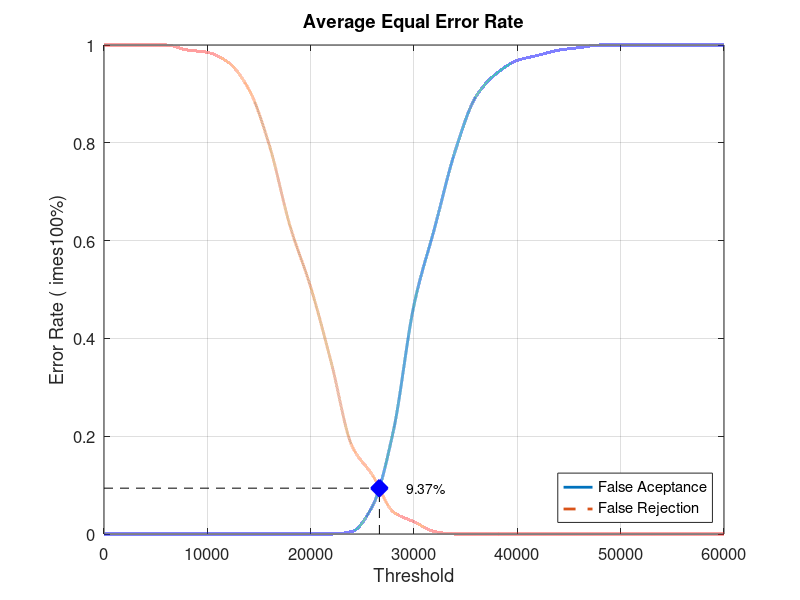
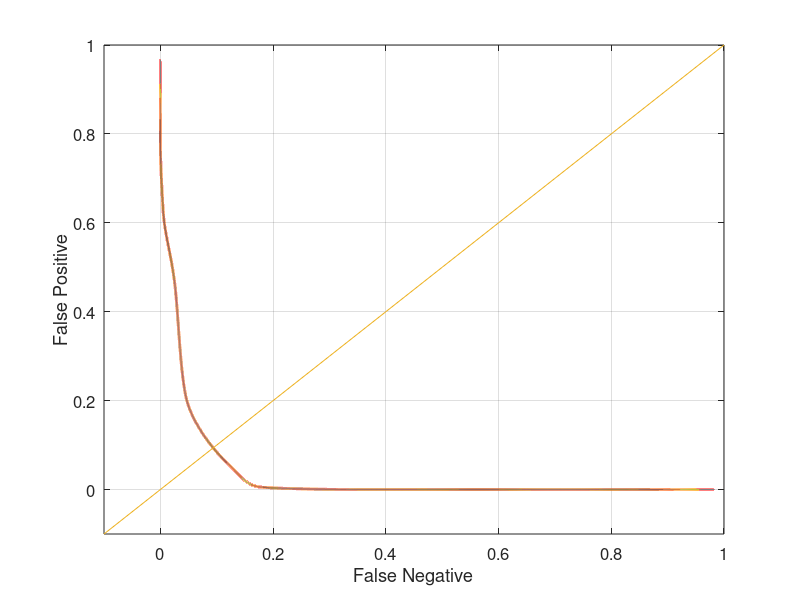

Here is the MATLAB script that generated these plots, in order:
close all;
clear;
clc;
x = 0:2000:60000;
xq = 0:0.5:60000;

y0 = [0 0 0 0 0 0 0 0 0 0 0 0 0.00526316 0.0578947 0.210526 0.468421 0.626316 0.784211 0.894737 0.942105 0.968421 0.978947 0.989474 0.994737 1 1 1 1 1 1 1]
yy0 = interp1(x, y0, xq, 'pchip');
y1 = [1 1 1 1 0.99 0.985 0.965 0.91 0.795 0.63 0.505 0.35 0.18 0.12 0.045 0.025 0.005 0 0 0 0 0 0 0 0 0 0 0 0 0 0]
yy1 = interp1(x, y1, xq, 'pchip');

% Calculating EER: 
y2 = abs(y0 - y1);
find(y2 == min(y2))
yy2 = abs(yy0 - yy1);
xEER = find(yy2 == min(yy2));
xEERIndex = xq(xEER) % X-axis EER
yEER = yy0(xEER) % Y-axis EER

main = figure
plot(xq, yy0,'-','LineWidth', 2);	hold on
plot(xq, yy1,'--','LineWidth', 2);	hold on
plot([xEERIndex xEERIndex], [0 yEER], 'k--');	hold on
plot([0 xEERIndex], [yEER yEER], 'k--');	hold on
plot(xEERIndex, yEER, 'bx', 'LineWidth', 10);	hold on
text(xEERIndex + 10 * xEERIndex / 100, yEER, [num2str(round((10000 * yEER)) / 100) '%'])
legend('False Aceptance', 'False Rejection', 'Location', 'SouthEast')
xlabel('Threshold')
ylabel('Error Rate (	imes100%)')
title('Average Equal Error Rate')
set(gca, 'FontSize', 12)
axis([0 60000 0 1])
grid on

print(main, 'Database1_2Main', '-dpng');
FNRxFPR = figure('Color', [1 1 1]);
plot(yy1, yy0, '-', yy1, yy0, 'LineWidth', 2);
hold on
y = -0.1:0.1:1
plot(y, y); 
set(gca, 'FontSize', 12)
xlabel('False Negative')
ylabel('False Positive')
axis([-0.1 1 -0.1 1])
set(gca, 'FontSize', 12)
grid on

print(FNRxFPR, 'Database1_2FNRxFPR','-dpng');
